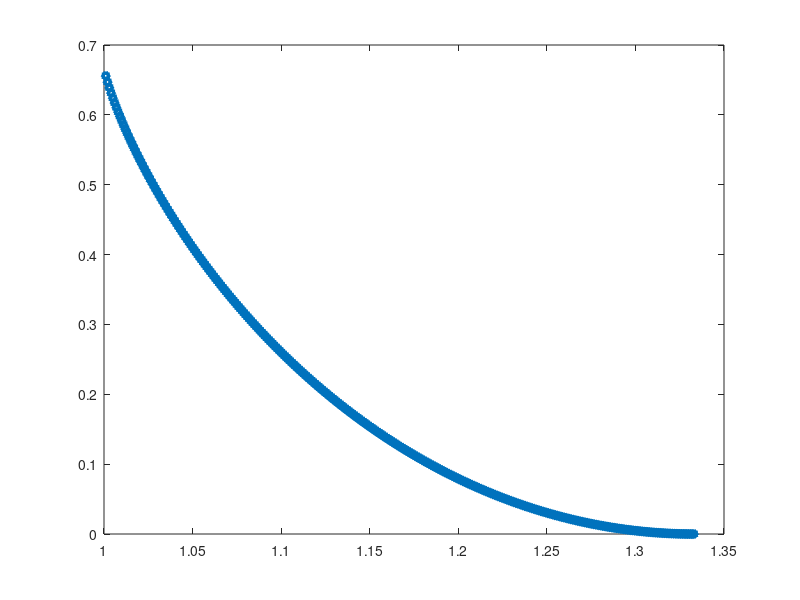

Source code (MATLAB): (Note: this script raises an error after producing the figure.)
function example2()

% domain
x = 1:0.001:4/3;

% theoretical curve R(D) = 2/3 * (log_2(2) - H(3/2(D-1)));
alpha = 3/2 * (x-1);
y = 2/3 * (log2(2) + alpha.*log2(alpha) + (1-alpha).*log2(1-alpha));

% plot the theoretical curve
plot(x, y, 'p', 'linewidth',3);

% tolerance is convergance tolerance for each point
tolerance = 0.0001;
        
% each element of S is a slope of the curve at the point computed
S = -20:0.5:0;
    
% get the curve from blahut's algorithm
[D, R] = rd([1/3 1/3 1/3], [1 2; 1 1; 2 1], ones(1, 2) ./ 2, 3, 2, S, tolerance);

% plot numerically generated curve over the theoretical curve
hold on;
plot(D, R, 'r', 'linewidth',3);

end